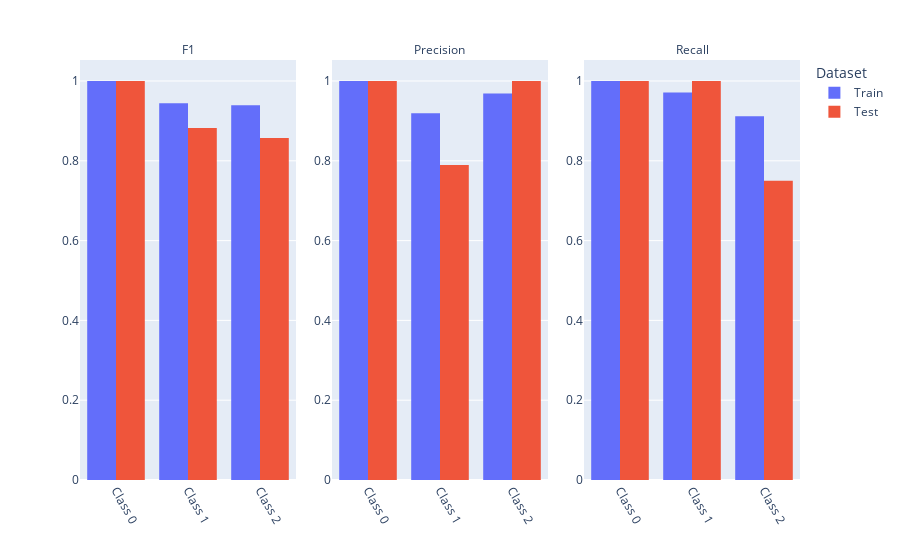

The cell this chart's notebook holds for it:
### Markdown cell above
## Running peformance report on classification

### Code cell
check = PerformanceReport()
check.run(train_ds, test_ds, clf)

### Figure 1 — Plotly figure (JSON) as saved in the notebook; plotly's stock layout.template omitted (floating-point values rounded to 4 significant figures)
{"data": [{"alignmentgroup": "True", "bingroup": "x", "histfunc": "sum", "hovertemplate": "Dataset=Train<br>Metric=F1<br>Class=%{x}<br>sum of Value=%{y}<extra></extra>", "legendgroup": "Train", "marker": {"color": "#636efa", "pattern": {"shape": ""}}, "name": "Train", "offsetgroup": "Train", "orientation": "v", "showlegend": true, "type": "histogram", "x": [0, 1, 2], "xaxis": "x", "y": [1, 0.9444, 0.9394], "yaxis": "y"}, {"alignmentgroup": "True", "bingroup": "x", "histfunc": "sum", "hovertemplate": "Dataset=Train<br>Metric=Precision<br>Class=%{x}<br>sum of Value=%{y}<extra></extra>", "legendgroup": "Train", "marker": {"color": "#636efa", "pattern": {"shape": ""}}, "name": "Train", "offsetgroup": "Train", "orientation": "v", "showlegend": false, "type": "histogram", "x": [0, 1, 2], "xaxis": "x2", "y": [1, 0.9189, 0.9688], "yaxis": "y2"}, {"alignmentgroup": "True", "bingroup": "x", "histfunc": "sum", "hovertemplate": "Dataset=Train<br>Metric=Recall<br>Class=%{x}<br>sum of Value=%{y}<extra></extra>", "legendgroup": "Train", "marker": {"color": "#636efa", "pattern": {"shape": ""}}, "name": "Train", "offsetgroup": "Train", "orientation": "v", "showlegend": false, "type": "histogram", "x": [0, 1, 2], "xaxis": "x3", "y": [1, 0.9714, 0.9118], "yaxis": "y3"}, {"alignmentgroup": "True", "bingroup": "x", "histfunc": "sum", "hovertemplate": "Dataset=Test<br>Metric=F1<br>Class=%{x}<br>sum of Value=%{y}<extra></extra>", "legendgroup": "Test", "marker": {"color": "#EF553B", "pattern": {"shape": ""}}, "name": "Test", "offsetgroup": "Test", "orientation": "v", "showlegend": true, "type": "histogram", "x": [0, 1, 2], "xaxis": "x", "y": [1, 0.8824, 0.8571], "yaxis": "y"}, {"alignmentgroup": "True", "bingroup": "x", "histfunc": "sum", "hovertemplate": "Dataset=Test<br>Metric=Precision<br>Class=%{x}<br>sum of Value=%{y}<extra></extra>", "legendgroup": "Test", "marker": {"color": "#EF553B", "pattern": {"shape": ""}}, "name": "Test", "offsetgroup": "Test", "orientation": "v", "showlegend": false, "type": "histogram", "x": [0, 1, 2], "xaxis": "x2", "y": [1, 0.7895, 1], "yaxis": "y2"}, {"alignmentgroup": "True", "bingroup": "x", "histfunc": "sum", "hovertemplate": "Dataset=Test<br>Metric=Recall<br>Class=%{x}<br>sum of Value=%{y}<extra></extra>", "legendgroup": "Test", "marker": {"color": "#EF553B", "pattern": {"shape": ""}}, "name": "Test", "offsetgroup": "Test", "orientation": "v", "showlegend": false, "type": "histogram", "x": [0, 1, 2], "xaxis": "x3", "y": [1, 1, 0.75], "yaxis": "y3"}], "layout": {"annotations": [{"font": {}, "showarrow": false, "text": "F1", "x": 0.15, "xanchor": "center", "xref": "paper", "y": 1, "yanchor": "bottom", "yref": "paper"}, {"font": {}, "showarrow": false, "text": "Precision", "x": 0.5, "xanchor": "center", "xref": "paper", "y": 1, "yanchor": "bottom", "yref": "paper"}, {"font": {}, "showarrow": false, "text": "Recall", "x": 0.85, "xanchor": "center", "xref": "paper", "y": 1, "yanchor": "bottom", "yref": "paper"}], "barmode": "group", "legend": {"title": {"text": "Dataset"}, "tracegroupgap": 0}, "margin": {"t": 60}, "xaxis": {"anchor": "y", "domain": [0, 0.3], "tickangle": 60, "tickprefix": "Class ", "title": {}, "type": "category"}, "xaxis2": {"anchor": "y2", "domain": [0.35, 0.65], "matches": "x", "tickangle": 60, "tickprefix": "Class ", "title": {}, "type": "category"}, "xaxis3": {"anchor": "y3", "domain": [0.7, 1], "matches": "x", "tickangle": 60, "tickprefix": "Class ", "title": {}, "type": "category"}, "yaxis": {"anchor": "x", "domain": [0, 1], "showticklabels": true, "title": {}}, "yaxis2": {"anchor": "x2", "domain": [0, 1], "showticklabels": true, "title": {}}, "yaxis3": {"anchor": "x3", "domain": [0, 1], "showticklabels": true, "title": {}}}}
